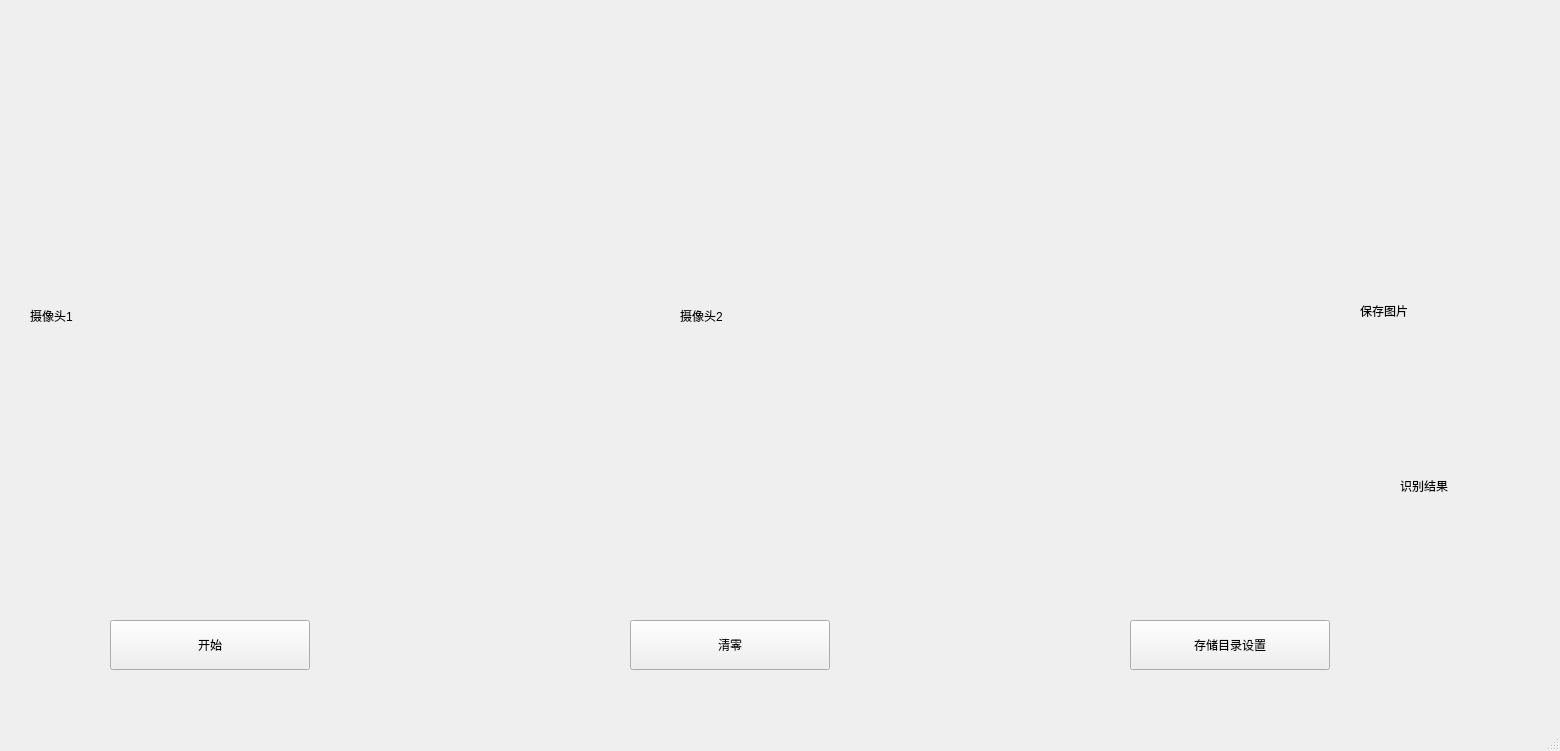
<?xml version="1.0" encoding="UTF-8"?>
<ui version="4.0">
 <class>MainWindow</class>
 <widget class="QMainWindow" name="MainWindow">
  <property name="geometry">
   <rect>
    <x>0</x>
    <y>0</y>
    <width>1560</width>
    <height>751</height>
   </rect>
  </property>
  <property name="windowTitle">
   <string>MainWindow</string>
  </property>
  <widget class="QWidget" name="centralwidget">
   <widget class="QLabel" name="label">
    <property name="geometry">
     <rect>
      <x>30</x>
      <y>60</y>
      <width>541</width>
      <height>511</height>
     </rect>
    </property>
    <property name="text">
     <string>摄像头1</string>
    </property>
   </widget>
   <widget class="QLabel" name="label_2">
    <property name="geometry">
     <rect>
      <x>680</x>
      <y>60</y>
      <width>571</width>
      <height>511</height>
     </rect>
    </property>
    <property name="text">
     <string>摄像头2</string>
    </property>
   </widget>
   <widget class="QPushButton" name="pushButton">
    <property name="geometry">
     <rect>
      <x>110</x>
      <y>620</y>
      <width>200</width>
      <height>50</height>
     </rect>
    </property>
    <property name="text">
     <string>开始</string>
    </property>
   </widget>
   <widget class="QPushButton" name="filebutton">
    <property name="geometry">
     <rect>
      <x>1130</x>
      <y>620</y>
      <width>200</width>
      <height>50</height>
     </rect>
    </property>
    <property name="text">
     <string>存储目录设置</string>
    </property>
   </widget>
   <widget class="QPushButton" name="clearbutton">
    <property name="geometry">
     <rect>
      <x>630</x>
      <y>620</y>
      <width>200</width>
      <height>50</height>
     </rect>
    </property>
    <property name="text">
     <string>清零</string>
    </property>
   </widget>
   <widget class="QLabel" name="result">
    <property name="geometry">
     <rect>
      <x>1360</x>
      <y>240</y>
      <width>181</width>
      <height>141</height>
     </rect>
    </property>
    <property name="text">
     <string>保存图片</string>
    </property>
   </widget>
   <widget class="QLabel" name="label_3">
    <property name="geometry">
     <rect>
      <x>1400</x>
      <y>480</y>
      <width>54</width>
      <height>12</height>
     </rect>
    </property>
    <property name="text">
     <string>识别结果</string>
    </property>
   </widget>
  </widget>
  <widget class="QStatusBar" name="statusbar"/>
 </widget>
 <resources/>
 <connections/>
</ui>
